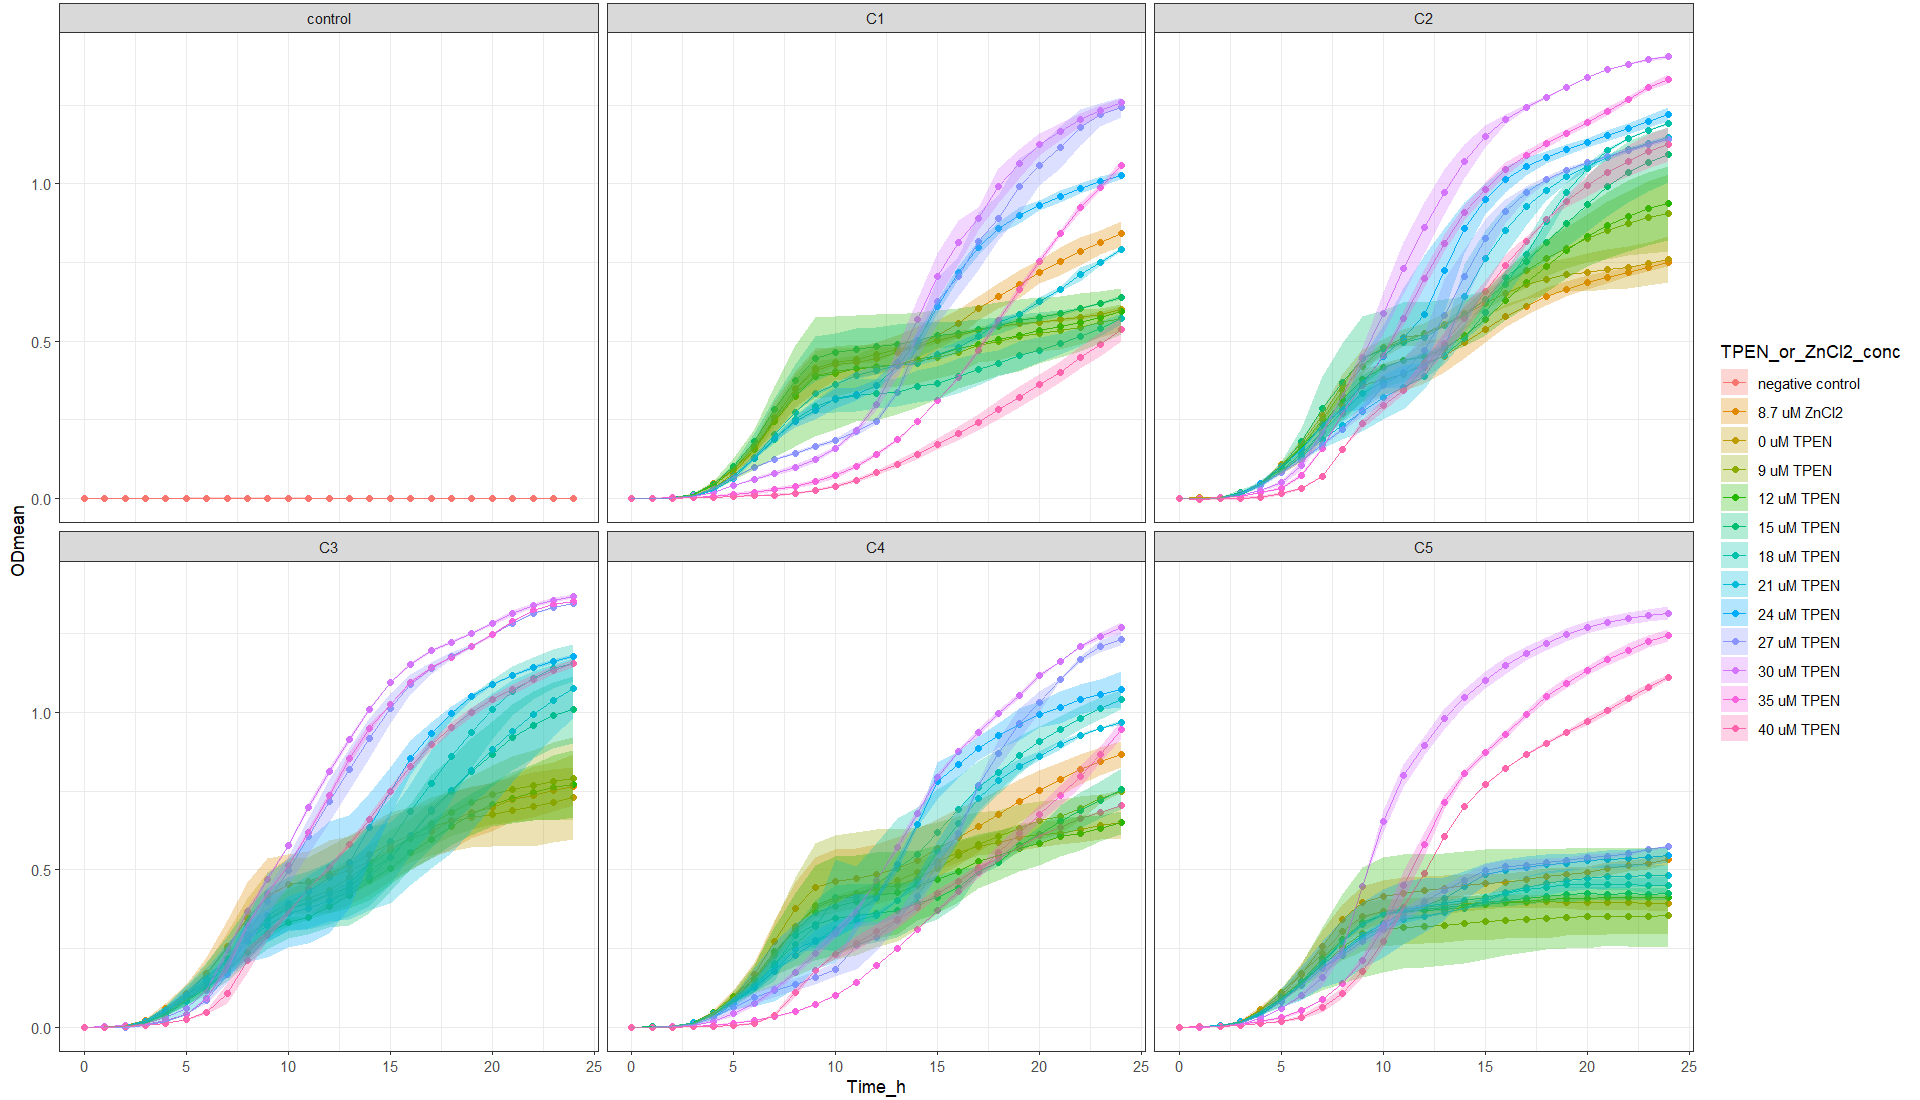

Reproduce this figure in R.
setwd("~/ITQB/Plate readings/Exp39_2plates_28052024")

library(tidyverse)

library(readxl)
Exp39 <- Exp39_2plates_28052024 <- read_excel("Exp39_2plates_28052024_final_final.xlsx")
View(Exp39) 

Exp39_v1 <- Exp39 %>%
  pivot_longer(names_to = "Condition", values_to = "OD_578", cols = -Time_h)
Exp39_v1
View(Exp39_v1)


Exp39_v2 <- separate(Exp39_v1, Condition, 
                     c("Community",
                       "Transfer_medium",
                       "Zn_condition", 
                       "Tech_Repl",
                       "Biol_Repl",
                       "TPEN_or_ZnCl2_conc",
                       "Well_number"), 
                     sep = "_", remove = FALSE,
                     convert = FALSE)
View(Exp39_v2)

Exp39_v2$OD_578 <- as.numeric (Exp39_v2$OD_578) #Because OD_578 values are character

Exp39_v2$TPEN_or_ZnCl2_conc <- factor(Exp39_v2$TPEN_or_ZnCl2_conc, levels = c("nodrug",
                                                                              "1.74",
                                                                              "0",
                                                                              "1.8",
                                                                              "2.4",
                                                                              "3.0",
                                                                              "3.6",
                                                                              "4.2",
                                                                              "4.8",
                                                                              "5.4",
                                                                              "6.0",
                                                                              "7.0",
                                                                              "8.0"))

Exp39_v2 <- Exp39_v2 %>% mutate(TPEN_or_ZnCl2_conc = recode (TPEN_or_ZnCl2_conc,
                                                             "nodrug" = "control",
                                                             "1.74" = "17.4uM",
                                                             "0" = "0uM",
                                                             "1.8" = "9uM",
                                                             "2.4" = "12uM",
                                                             "3.0" = "15uM",
                                                             "3.6" = "18uM",
                                                             "4.2" = "21uM",
                                                             "4.8" = "24uM",
                                                             "5.4" = "27uM",
                                                             "6.0" = "30uM",
                                                             "7.0" = "35uM",
                                                             "8.0" = "40uM"))


Exp39_v2$Community <- factor(Exp39_v2$Community, levels = c("control",
                                                            "C1",
                                                            "C2",
                                                            "C3",
                                                            "C4",
                                                            "C5"))

Exp39_v2 %>%
  ggplot(aes(x= Time_h, y=OD_578, color = Tech_Repl)) +
  geom_line() +
  facet_grid (Community ~ TPEN_or_ZnCl2_conc)


Exp39_v3<- Exp39_v2 %>% group_by(Community, Transfer_medium, Zn_condition, Tech_Repl, Biol_Repl, Well_number) %>%
  mutate(blank = Time_h ==0)


View(Exp39_v3)

Exp39_v4 <- Exp39_v3 %>%
  group_by(Community, Transfer_medium, Zn_condition, Tech_Repl, Biol_Repl, Well_number) %>%
  mutate(OD = OD_578 - OD_578[blank]) %>%
  ungroup()


View(Exp39_v4)

#Obtain the mean and sd
Exp39_v5 <- Exp39_v4 %>% group_by(Time_h, Community, TPEN_or_ZnCl2_conc, Zn_condition) %>%
  summarise(ODmean = mean(OD), sdOD = sd(OD), n())

Exp39_v5$Community <- factor(Exp39_v5$Community, levels = c("control",
                                                            "C1",
                                                            "C2",
                                                            "C3",
                                                            "C4",
                                                            "C5"))


Exp39_v5 <- Exp39_v5 %>% mutate(TPEN_or_ZnCl2_conc =  recode (TPEN_or_ZnCl2_conc,
                                                              "control" = "negative control",
                                                              "17.4uM" = "17.4 uM ZnCl2",
                                                              "0uM" = "0 uM TPEN",
                                                              "9uM" = "9 uM TPEN",
                                                              "12uM" = "12 uM TPEN",
                                                              "15uM" = "15 uM TPEN",
                                                              "18uM" = "18 uM TPEN",
                                                              "21uM" = "21 uM TPEN",
                                                              "24uM" = "24 uM TPEN",
                                                              "27uM" = "27 uM TPEN",
                                                              "30uM" = "30 uM TPEN",
                                                              "35uM" = "35 uM TPEN",
                                                              "40uM" = "40 uM TPEN"))




Exp39_v5  %>% ggplot(aes(x = Time_h,
                         y = ODmean,
                         color = TPEN_or_ZnCl2_conc,
                         fill = TPEN_or_ZnCl2_conc
)) +
  geom_point() +
  geom_line() +
  geom_ribbon(aes(ymin=ODmean-sdOD, ymax=ODmean+sdOD),
              alpha = 0.3, colour = NA) +
  facet_wrap (Community ~ .) +
  theme_bw()
